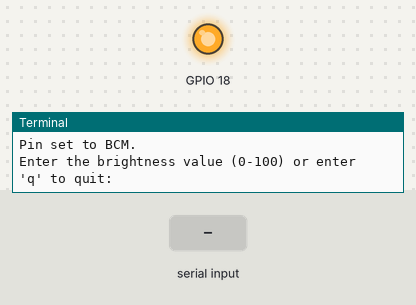
The program below on a simulated Raspberry Pi (BCM pin numbers). Shown: output pins drawn as LEDs (lit = HIGH), the last lines printed to the terminal. The inputs (shaded band) are chosen by the test bench. The clock reads 2024-03-15 10:24:30 at power-on unless the program sets it. At 2.8 s the program stops and its outputs stay as they are.

Above: at 1.2 s.
1.3 s: "90" typed at the terminal, then Enter
At 2.5 s:
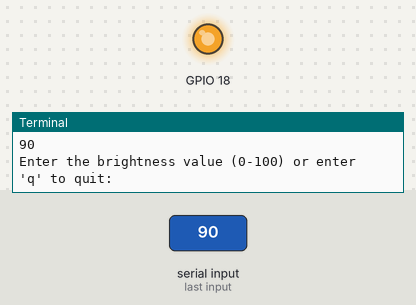
2.8 s: "q" typed at the terminal, then Enter
At 3.6 s:
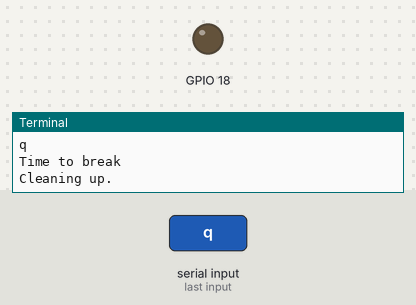
Timing chart, 0 to 4.3 s (numbered marks = the images above; inputs shaded):
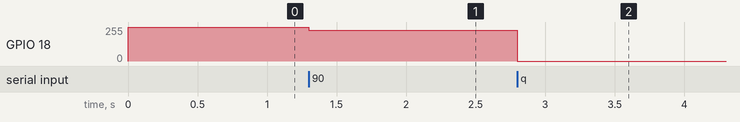

Measured:
- after the input at 1.3 s, GPIO 18: 255/255 → 230/255 at once
- after the input at 2.8 s, GPIO 18: 230/255 → 0/255 at once

The program:

gpio_led.py
```python
from RPi import GPIO
from time import sleep
from safe_gpio import safe_main


class Led:

    def __init__(self , gpio_number):


        self.gpio_number = gpio_number
        GPIO.setup(self.gpio_number , GPIO.OUT)
        self._on = False

        self._init_light_freq(hertz = 100)

    def _init_light_freq(self , hertz):

        self.pwd_led = GPIO.PWM(self.gpio_number , hertz)
        self.pwd_led.start(100) # starting the duty circle with 100 %


    def is_on(self):
        return self._on


    def turn_on(self, delay = None):

        GPIO.output(self.gpio_number , True)
        self._on = True

    def turn_off(self):

        if self._on == False:
            print("{} led is not on.".format(self.gpio_number))
            return

        GPIO.output(self.gpio_number , False)


    def beep_for(self , times , delay_seconds = 1.0):

        for _ in range(times):

            self.turn_on()
            sleep(delay_seconds)
            self.turn_off()
            sleep(delay_seconds)


    def set_light_brightness(self , brightness_value):

        if brightness_value < 0 or brightness_value > 100:
            raise RuntimeError("brightness value is a percentage and it should be between 0 and 100.")

        self.pwd_led.ChangeDutyCycle(brightness_value)


def test_beeping():

    led = Led(gpio_number = 18)
    led.beep_for(times = 5 , delay_seconds = 0.5)

def test_brightness():

    led = Led(gpio_number = 18)
    led.turn_on()

    while True:

        brightness_value = input("Enter the brightness value (0-100) or enter 'q' to quit:")

        if brightness_value == "q":
            print("Time to break")
            break


        led.set_light_brightness(int(brightness_value))


if __name__ == "__main__":
    safe_main(test_brightness)
```

safe_gpio.py
```python
from RPi import GPIO
import logging


GPIO_BCM_MODE = 11


def safe_main(func):
    '''
    This ensure the GPIO are safely turn on and off.What ever program you are running, it is advisable to  call that function as parameter of this.
    '''

    GPIO.setmode(GPIO.BCM)
    print("Pin set to BCM.")

    try:
        func()
    except Exception as e:

        '''
        Very very bad practice i know,but because at the current moment i am not sure how many exception i need to handle,i am  catching Exception.
        I am so sorry :(
        '''
        logging.exception(e)

    finally:
        print("Cleaning up.")
        GPIO.cleanup()


def main():
    print("Raspberri pi running safely.")


if __name__ == "__main__":
    safe_main(main)
```
